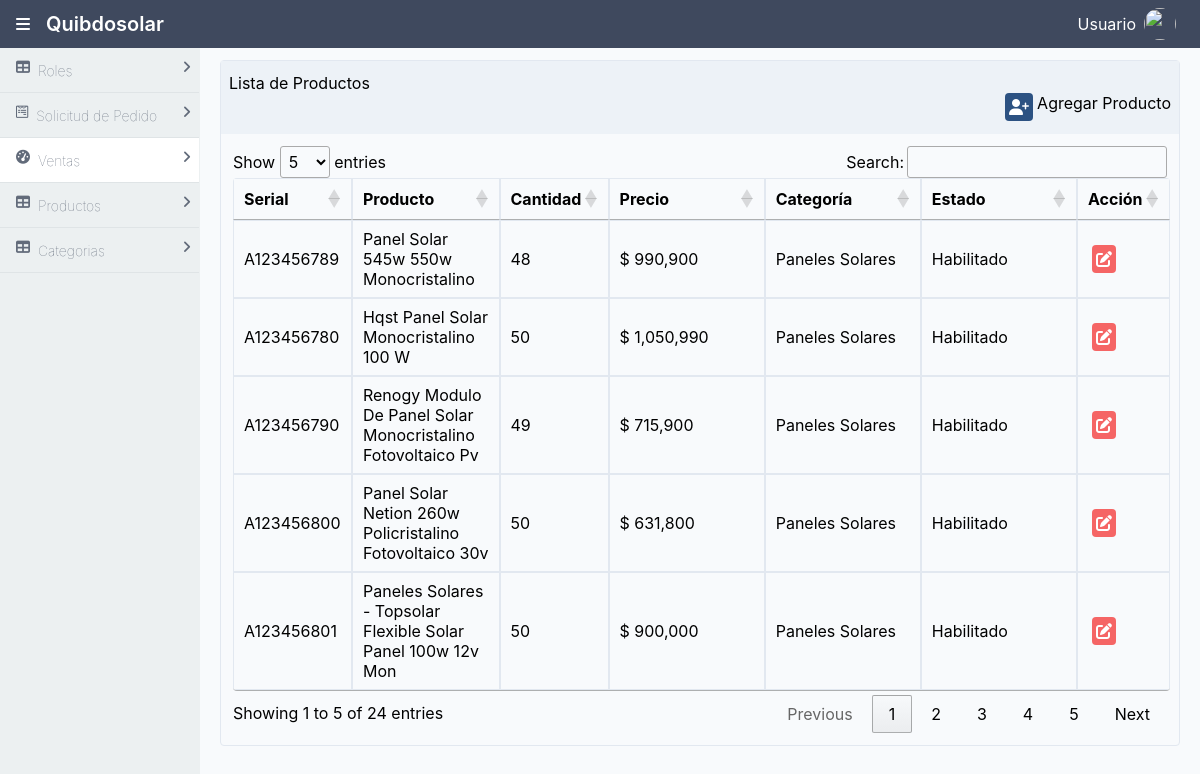
The page /admin/productos.php (signed in) on the database its author committed.
### tables this page shows
CREATE TABLE `producto` (
  `id_producto` int(11) NOT NULL,
  `serial` varchar(12) NOT NULL,
  `producto` varchar(100) NOT NULL,
  `descripcion` text NOT NULL,
  `caracteristicas` text NOT NULL,
  `cantidad` int(11) NOT NULL,
  `precio` float(12,2) DEFAULT NULL,
  `id_categoria` int(11) NOT NULL,
  `estado_producto` tinyint(1) NOT NULL
);

CREATE TABLE `categoria` (
  `id_categoria` int(11) NOT NULL,
  `categoria` varchar(50) NOT NULL,
  `estado_categoria` tinyint(1) NOT NULL
);

### admin/productos.php (the view, shortened to what this page needs)
<?php
$db = new Database();
$connection = $db->connect();
$query = $connection->prepare("SELECT id_producto, serial, producto, cantidad, precio, estado_producto, categoria.categoria AS nombre_categoria
FROM producto
INNER JOIN categoria ON producto.id_categoria = categoria.id_categoria");
$query->execute();
$productos = $query->fetchAll(PDO::FETCH_ASSOC);
?>
<!DOCTYPE html>
<html lang="en">
<head>
    <link rel="stylesheet" href="../css/styles.css">
    <link rel="stylesheet" href="../css/all.css">
    <link rel="stylesheet" type="text/css" href="https://cdn.datatables.net/1.10.25/css/jquery.dataTables.css">
</head>
<body>
    <div class="mx-auto bg-grey-lightest">
        <div class="min-h-screen flex flex-col">
            <header class="bg-nav">
                <?php include("../componentes/headerAdmin.php") ?>
            </header>
            <div class="flex flex-1">
                <aside id="sidebar" class="bg-side-nav w-1/2 md:w-1/6 lg:w-1/6 border-r border-side-nav hidden md:block lg:block">
                    <ul class="list-reset flex flex-col">
                        <?php include("../componentes/barralateralAdmin.php") ?>
                    </ul>
                </aside>
                <main class="bg-white-500 flex-1 p-3 overflow-hidden">
                    <div class="flex flex-col">
                        <div class="flex flex-1  flex-col md:flex-row lg:flex-row mx-2">
                            <div class="mb-2 border-solid border-gray-300 rounded border shadow-sm w-full">
                                <div class="bg-gray-200 px-2 py-3 border-solid border-gray-200 border-b">
                                    Lista de Productos
                                    <label class="flex justify-end">
                                        <button id="mas" data-modal='centeredFormModal' class="modal-trigger bg-blue-800 cursor-pointer rounded p-1 mx-1 text-white" href="">
                                            <i class="fa fa-user-plus"></i>
                                        </button>
                                        Agregar Producto
                                    </label>
                                </div>
                                <div class="p-3">
                                    <table class="table-responsive w-full rounded" id="dataTable">
                                        <thead>
                                            <tr>
                                                <th class="border w-1/1 px-4 py-2">Serial</th>
                                                <th class="border w-1/1 px-4 py-1 ">Producto</th>
                                                <th class="border w-1/1 px-4 py-2">Cantidad</th>
                                                <th class="border w-1/1 px-4 py-2">Precio</th>
                                                <th class="border w-1/1 px-4 py-2">Categoría</th>
                                                <th class="border w-1/1 px-4 py-2">Estado</th>
                                                <th class="border w-1/1 px-4 py-2">Acción</th>
                                            </tr>
                                        </thead>
                                        <tbody>
                                            <?php
                                            foreach ($productos as $key => $producto) {
                                            ?>
                                                    <tr>
                                                        <td class="border px-4 py-2"><?php echo $producto["serial"] . "<br>"; ?>
                                                        </td>
                                                        <td class="border px-4 py-2">
                                                            <?php echo $producto["producto"] . "<br>"; ?></td>
                                                        <td class="border  px-4 py-2">
                                                            <?php echo $producto["cantidad"] . "<br>"; ?></td>
                                                        <td class="border w-1/6 px-4 py-2">
                                                            $ <?php echo number_format($producto["precio"]) . "<br>"; ?></td>
                                                        <td class="border w-1/6 px-4 py-2">
                                                            <?php echo $producto["nombre_categoria"] . "<br>"; ?></td>
                                                        <td class="border w-1/6 px-4 py-2">
                                                            <?php if ($producto["estado_producto"] == "1") {
                                                                echo "Habilitado <br>";
                                                            } else {
                                                                echo "Inhabilitado <br>";
                                                            }
                                                            ?></td>
                                                        <td class="border px-4 py-2">
                                                            <a class="bg-red-500 cursor-pointer rounded p-1 mx-1 text-white" href="./actualizarProducto.php?id=<?php echo $producto["id_producto"]; ?>">
                                                                <i class="fas fa-edit"></i>
                                                            </a>
                                                        </td>
                                                    </tr>
                                            <?php
                                                }
                                            ?>
                                        </tbody>
                                    </table>
                                </div>
                            </div>
                        </div>
                    </div>
                </main>
            </div>
        </div>
    </div>
</body>
</html>

### css/all.css (style rules this page uses)
.fa, .fas, .far, .fal, .fab { -moz-osx-font-smoothing: grayscale; -webkit-font-smoothing: antialiased; display: inline-block; font-style: normal; font-variant: normal; text-rendering: auto; line-height: 1; }
.fa-edit:before { content: "\f044"; }
.fa-user-plus:before { content: "\f234"; }
.fa, .fas { font-family: 'Font Awesome 5 Free'; font-weight: 900; }

### rows shown on the page
producto: serial "A123456789", producto "Panel Solar 545w 550w Monocristalino", cantidad "48", precio "990,900", id_categoria.categoria "Paneles Solares", estado_producto "Habilitado"
producto: serial "A123456780", producto "Hqst Panel Solar Monocristalino 100 W", cantidad "50", precio "1,050,990", id_categoria.categoria "Paneles Solares", estado_producto "Habilitado"
producto: serial "A123456790", producto "Renogy Modulo De Panel Solar Monocristalino Fotovoltaico Pv", cantidad "49", precio "715,900", id_categoria.categoria "Paneles Solares", estado_producto "Habilitado"
producto: serial "A123456800", producto "Panel Solar Netion 260w Policristalino Fotovoltaico 30v", cantidad "50", precio "631,800", id_categoria.categoria "Paneles Solares", estado_producto "Habilitado"
producto: serial "A123456801", producto "Paneles Solares - Topsolar Flexible Solar Panel 100w 12v Mon", cantidad "50", precio "900,000", id_categoria.categoria "Paneles Solares", estado_producto "Habilitado"

### other values the page prints
$_SESSION["admin"] "Usuario"
